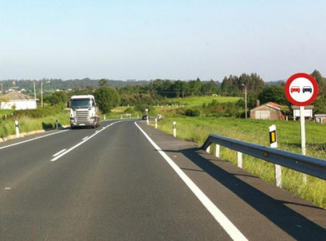
#> input picture traffic.png, 326 x 241 px
$ python menu.py   (older library calls are emulated)
#> lines starting #> are read from the running program, lines starting #| are printed output that depends on the picture
#> in menu, img is the input picture: shape (241, 326, 3); mean B, G, R 136.9, 152.1, 147.9
import cv2
import numpy as np
import matplotlib.pyplot as plt
import tkinter as tk

def redimensionar_imagem(img, max_largura=800):
#> called with max_largura = 800
    altura, largura = img.shape[:2]
#> altura = 241; largura = 326
    if largura > max_largura:
        escala = max_largura / largura
        nova_largura = int(largura * escala)
        nova_altura = int(altura * escala)
        return cv2.resize(img, (nova_largura, nova_altura), interpolation=cv2.INTER_AREA)
    return img.copy()

def aplicar_clahe(img):
    lab = cv2.cvtColor(img, cv2.COLOR_BGR2LAB)
#> lab: shape (241, 326, 3); mean of channels 0, 1, 2 156.7, 124.4, 136
    l, a, b = cv2.split(lab)
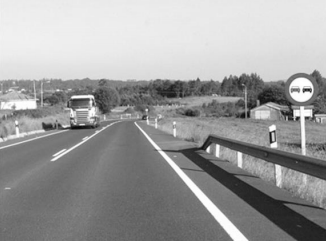
#> l: shape (241, 326); min 9, max 255, mean 156.7
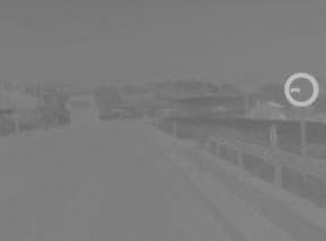
#> a: shape (241, 326); min 102, max 197, mean 124.4
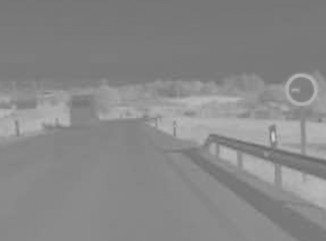
#> b: shape (241, 326); min 102, max 209, mean 136
    clahe = cv2.createCLAHE(clipLimit=8.0, tileGridSize=(8, 8))
    l_clahe = clahe.apply(l)
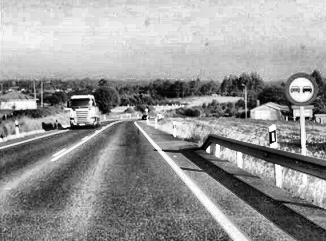
#> l_clahe: shape (241, 326); min 0, max 255, mean 151
    lab_clahe = cv2.merge((l_clahe, a, b))
#> lab_clahe: shape (241, 326, 3); mean of channels 0, 1, 2 151, 124.4, 136
    img_clahe = cv2.cvtColor(lab_clahe, cv2.COLOR_LAB2BGR)
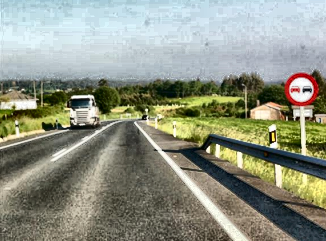
#> img_clahe: shape (241, 326, 3); mean B, G, R 131.6, 146.9, 142.7
    return img_clahe

def converter_para_cinza(img):
    return cv2.cvtColor(img, cv2.COLOR_BGR2GRAY)

def binarizar_imagem(img, threshold=128):
    _, img_bin = cv2.threshold(img, threshold, 255, cv2.THRESH_BINARY)
    return img_bin

def detectar_bordas_log(img_cinza):
    blur = cv2.GaussianBlur(img_cinza, (3, 3), 0)
    log_edges = cv2.Laplacian(blur, cv2.CV_64F)
    log_abs = np.uint8(np.absolute(log_edges))
    return log_abs


def colocar_titulo(imagem, texto):
#> called with texto = 'Redimensionada'
    imagem_rotulada = imagem.copy()
    cv2.putText(imagem_rotulada, texto, (10, 25), cv2.FONT_HERSHEY_SIMPLEX,
                0.8, (255, 255, 255), 2, cv2.LINE_AA)
    return imagem_rotulada


def menu(img_path):
    img = cv2.imread(img_path)
    if img is None:
        print("Erro ao carregar a imagem.")
        return

    # Exibe o histograma em uma janela separada usando matplotlib

    # Etapa 1: Redimensionar
    img_redim = redimensionar_imagem(img)

    # Etapa 2: Aplicar CLAHE
    img_clahe = aplicar_clahe(img_redim)

    # Etapa 3: Converter para escala de cinza
    img_cinza = converter_para_cinza(img_clahe)

    # Etapa 4: Binarizar imagem
    #img_bin = binarizar_imagem(img_cinza)

    # Etapa 5: Detectar bordas usando Laplacian of Gaussian
    #img_bordas = detectar_bordas_log(img_cinza)


    # Exibir imagens com títulos
    img1 = colocar_titulo(img_redim, "Redimensionada")
    img2 = colocar_titulo(img_clahe, "CLAHE")
    img3 = colocar_titulo(cv2.cvtColor(img_cinza, cv2.COLOR_GRAY2BGR), "Escala de Cinza")
#> call 3 of colocar_titulo, with texto = 'Escala de Cinza'
#> in colocar_titulo (call 3), `cv2.putText(imagem_rotulada, texto, (10, 25), cv2.FONT_HERSHEY_SIMPLEX..`:
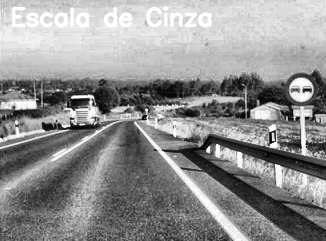
#> imagem_rotulada: shape (241, 326, 3); min 1, max 255, mean 144.6
    #img4 = colocar_titulo(cv2.cvtColor(img_bin, cv2.COLOR_GRAY2BGR), "Binarizada")
    #img5 = colocar_titulo(cv2.cvtColor(img_bordas, cv2.COLOR_GRAY2BGR), "Bordas (LoG)")

    # Concatenar imagens horizontalmente
    resultado = cv2.hconcat([img1, img2, img3])  # , img5])
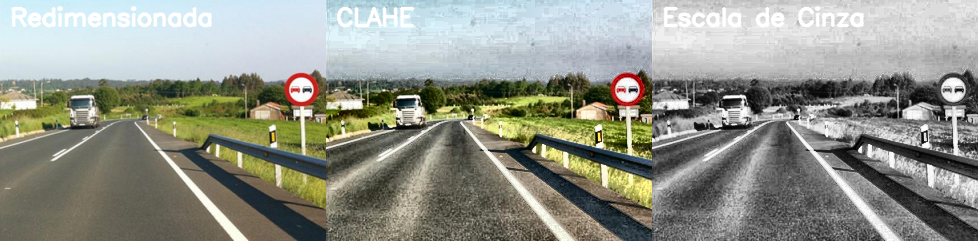
#> resultado: shape (241, 978, 3); mean B, G, R 137.8, 148.1, 145.6

    # Exibir resultado em janela única
    cv2.imshow("Preprocessamento", resultado)


    cv2.waitKey(0)
    cv2.destroyAllWindows()

menu("traffic.png")
